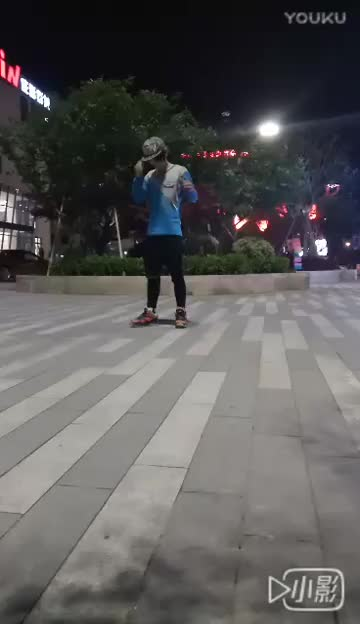
#> input picture opencv/image/000.jpg, 360 x 624 px
$ python mycf0.py
#> lines starting #> are read from the running program, lines starting #| are printed output that depends on the picture; after the words box and inside, x2 and y2 are one past the last pixel; in counts of white or black regions, pixels touching at a corner belong together
import cv2 as cv
import numpy as np

img = cv.imread("image/000.jpg")
#> img is the input picture: shape (624, 360, 3); mean B, G, R 89, 89.1, 90.5

cv.line(img, (0, 0), (10, 10), color=(0, 255, 255), thickness=3)
#> img: shape (624, 360, 3); 0.03% of pixels changed, all inside (x1, y1, x2, y2) = (0, 0, 13, 13)

triangle = np.array([[10, 30], [40, 80], [10, 90]], np.int32)
cv.fillConvexPoly(img, triangle, color=(255, 0, 0))

cv.polylines(img, [triangle], isClosed=True, color=(255, 255, 0), thickness=2)
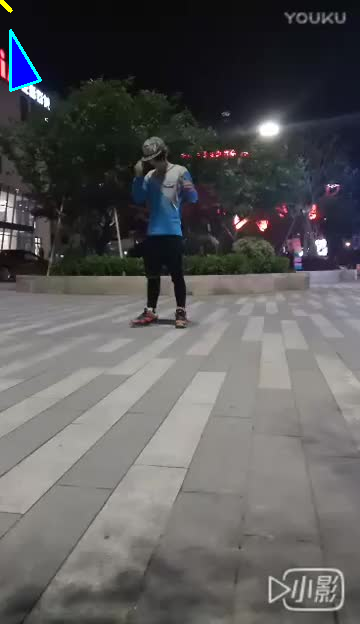
#> img: shape (624, 360, 3); mean B, G, R 90, 89.5, 90.2

cv.namedWindow("test")
cv.imshow("test", img)
cv.waitKey(0)
